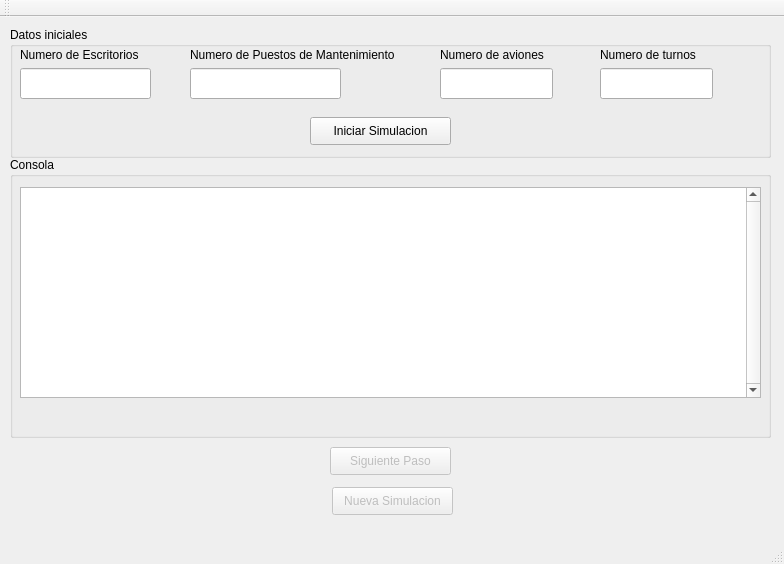
<?xml version="1.0" encoding="UTF-8"?>
<ui version="4.0">
 <class>MainWindow</class>
 <widget class="QMainWindow" name="MainWindow">
  <property name="enabled">
   <bool>true</bool>
  </property>
  <property name="geometry">
   <rect>
    <x>0</x>
    <y>0</y>
    <width>784</width>
    <height>564</height>
   </rect>
  </property>
  <property name="windowTitle">
   <string>MainWindow</string>
  </property>
  <widget class="QWidget" name="centralWidget">
   <widget class="QGroupBox" name="groupBox">
    <property name="geometry">
     <rect>
      <x>10</x>
      <y>10</y>
      <width>761</width>
      <height>131</height>
     </rect>
    </property>
    <property name="title">
     <string>Datos iniciales</string>
    </property>
    <widget class="QLabel" name="label">
     <property name="geometry">
      <rect>
       <x>10</x>
       <y>20</y>
       <width>141</width>
       <height>16</height>
      </rect>
     </property>
     <property name="text">
      <string>Numero de Escritorios</string>
     </property>
    </widget>
    <widget class="QLabel" name="label_2">
     <property name="geometry">
      <rect>
       <x>180</x>
       <y>20</y>
       <width>221</width>
       <height>16</height>
      </rect>
     </property>
     <property name="text">
      <string>Numero de Puestos de Mantenimiento</string>
     </property>
    </widget>
    <widget class="QLabel" name="label_3">
     <property name="geometry">
      <rect>
       <x>430</x>
       <y>20</y>
       <width>131</width>
       <height>16</height>
      </rect>
     </property>
     <property name="text">
      <string>Numero de aviones</string>
     </property>
    </widget>
    <widget class="QLineEdit" name="lineEdit">
     <property name="geometry">
      <rect>
       <x>10</x>
       <y>41</y>
       <width>131</width>
       <height>31</height>
      </rect>
     </property>
    </widget>
    <widget class="QLineEdit" name="lineEdit_2">
     <property name="geometry">
      <rect>
       <x>180</x>
       <y>41</y>
       <width>151</width>
       <height>31</height>
      </rect>
     </property>
    </widget>
    <widget class="QLineEdit" name="lineEdit_3">
     <property name="geometry">
      <rect>
       <x>430</x>
       <y>41</y>
       <width>113</width>
       <height>31</height>
      </rect>
     </property>
    </widget>
    <widget class="QPushButton" name="pushButton">
     <property name="geometry">
      <rect>
       <x>300</x>
       <y>90</y>
       <width>141</width>
       <height>28</height>
      </rect>
     </property>
     <property name="text">
      <string>Iniciar Simulacion</string>
     </property>
    </widget>
    <widget class="QLabel" name="label_4">
     <property name="geometry">
      <rect>
       <x>590</x>
       <y>20</y>
       <width>121</width>
       <height>16</height>
      </rect>
     </property>
     <property name="text">
      <string>Numero de turnos</string>
     </property>
    </widget>
    <widget class="QLineEdit" name="lineEdit_4">
     <property name="geometry">
      <rect>
       <x>590</x>
       <y>41</y>
       <width>113</width>
       <height>31</height>
      </rect>
     </property>
    </widget>
   </widget>
   <widget class="QGroupBox" name="groupBox_2">
    <property name="geometry">
     <rect>
      <x>10</x>
      <y>140</y>
      <width>761</width>
      <height>281</height>
     </rect>
    </property>
    <property name="title">
     <string>Consola</string>
    </property>
    <widget class="QTextEdit" name="textEdit">
     <property name="enabled">
      <bool>true</bool>
     </property>
     <property name="geometry">
      <rect>
       <x>10</x>
       <y>30</y>
       <width>741</width>
       <height>211</height>
      </rect>
     </property>
     <property name="verticalScrollBarPolicy">
      <enum>Qt::ScrollBarAlwaysOn</enum>
     </property>
     <property name="readOnly">
      <bool>true</bool>
     </property>
    </widget>
    <widget class="QLabel" name="label_5">
     <property name="geometry">
      <rect>
       <x>350</x>
       <y>250</y>
       <width>55</width>
       <height>16</height>
      </rect>
     </property>
     <property name="text">
      <string/>
     </property>
    </widget>
   </widget>
   <widget class="QPushButton" name="pushButton_2">
    <property name="enabled">
     <bool>false</bool>
    </property>
    <property name="geometry">
     <rect>
      <x>330</x>
      <y>430</y>
      <width>121</width>
      <height>28</height>
     </rect>
    </property>
    <property name="text">
     <string>Siguiente Paso</string>
    </property>
   </widget>
   <widget class="QPushButton" name="pushButton_3">
    <property name="enabled">
     <bool>false</bool>
    </property>
    <property name="geometry">
     <rect>
      <x>332</x>
      <y>470</y>
      <width>121</width>
      <height>28</height>
     </rect>
    </property>
    <property name="text">
     <string>Nueva Simulacion</string>
    </property>
   </widget>
  </widget>
  <widget class="QMenuBar" name="menuBar">
   <property name="geometry">
    <rect>
     <x>0</x>
     <y>0</y>
     <width>784</width>
     <height>26</height>
    </rect>
   </property>
  </widget>
  <widget class="QToolBar" name="mainToolBar">
   <attribute name="toolBarArea">
    <enum>TopToolBarArea</enum>
   </attribute>
   <attribute name="toolBarBreak">
    <bool>false</bool>
   </attribute>
  </widget>
  <widget class="QStatusBar" name="statusBar"/>
 </widget>
 <layoutdefault spacing="6" margin="11"/>
 <resources/>
 <connections/>
</ui>
